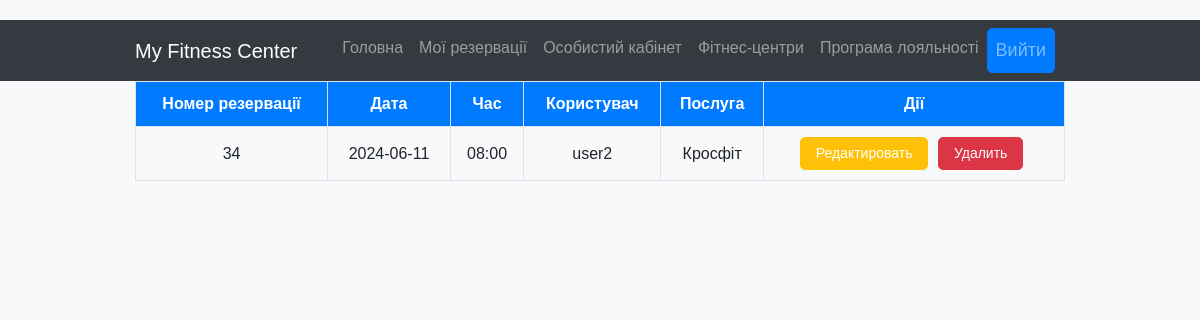
/user/reservations/33 (signed in), run on the app's committed database.
### project_package/models.py (models this page shows, shortened)
class Reservation(Base):
    __tablename__ = "reservation"
    id = Column(Integer, primary_key=True)
    user_id = Column(Integer, ForeignKey('user.id'))
    service_id = Column(Integer, ForeignKey('service.id'))
    trainer_id = Column(Integer, ForeignKey('trainer.id'))
    date = Column(String)
    time = Column(String)
    trainer = relationship('Trainer')
    user = relationship('User')
    service = relationship('Service')

class User(Base):
    __tablename__ = "user"
    id = Column(Integer, primary_key=True, autoincrement=True, unique=True)
    login = Column(String(50), unique=True, nullable=False)
    password = Column(String(50))
    birth_date = Column(String(50), default='1940-01-01', nullable=False)
    phone = Column(String(50))
    funds = Column(Integer, nullable=False, default=0)
    review = relationship('Review', back_populates='user')

class Service(Base):
    __tablename__ = "service"
    id = Column(Integer, primary_key=True)
    name = Column(String(50), unique=True, nullable=False)
    duration = Column(Integer, nullable=False)
    description = Column(String(50))
    price = Column(Integer, nullable=False)
    gym_id = Column(Integer, ForeignKey('gym.id'))
    max_attendees = Column(Integer, nullable=False)
    gym = relationship('Gym', back_populates='services')
    trainer_services = relationship('TrainerServices', back_populates='service')

### app.py (the view)
@app.route('/user/reservations/<reservation_id>', methods=['GET', 'POST'])
@login_required
def user_reservation(reservation_id):
    if request.method == 'GET':
        reservation = db_session.query(Reservation).join(User, Reservation.user_id == User.id).join(Trainer,
                                                                                                     Reservation.trainer_id == Trainer.id).join(
            Service, Reservation.service_id == Service.id).filter(User.id == session['user']['id']).first()
        return render_template('reservation.html', reservation=reservation)
    else:  # POST (DELETE, UPDATE)
        return 'update user reservation', 'delete user reservation'

### app.py (called while the page is built)
def login_required(f):
    @wraps(f)
    def wrapper(*args, **kwargs):
        if 'user' in session:
            return f(*args, **kwargs)
        else:
            return redirect('/login')
    return wrapper

### templates/reservation.html (shortened to what this page needs)
<!DOCTYPE html>
<html lang="uk">
<head>
    <link href="https://stackpath.bootstrapcdn.com/bootstrap/4.5.2/css/bootstrap.min.css" rel="stylesheet">
</head>
<body>
<nav class="navbar navbar-expand-lg navbar-dark bg-dark">
    <div class="container">
        <a class="navbar-brand" href="/">My Fitness Center</a>
        <div class="collapse navbar-collapse" id="navbarNav">
            <ul class="navbar-nav ml-auto">
                <li class="nav-item">
                    <a class="nav-link" href="/">Головна</a>
                </li>
                <li class="nav-item">
                    <a class="nav-link" href="/user/reservations">Мої резервації</a>
                </li>
                <li class="nav-item">
                    <a class="nav-link" href="/user">Особистий кабінет</a>
                </li>
                <li class="nav-item">
                    <a class="nav-link" href="/fitness_center">Фітнес-центри</a>
                </li>
                <li class="nav-item">
                    <a class="nav-link" href="/">Програма лояльності</a>
                </li>
                <li class="nav-item">
                    <a class="nav-link btn btn-primary btn-logout" href="/logout">Вийти</a>
                </li>
            </ul>
        </div>
    </div>
</nav>
<div class="container">
    <div class="row">
        <div class="col-md-12">
            <table>
                <thead>
                    <tr>
                        <th>Номер резервації</th>
                        <th>Дата</th>
                        <th>Час</th>
                        <th>Користувач</th>
                        <th>Послуга</th>
                        <th>Дії</th>
                    </tr>
                </thead>
                <tbody>
                    <tr>
                        <td>{{ reservation.id }}</td>
                        <td>{{ reservation.date }}</td>
                        <td>{{ reservation.time }}</td>
                        <td>{{ reservation.user.login }}</td>
                        <td>{{ reservation.service.name }}</td>
                        <td>
                            <a href="/user/reservations/{{ reservation.reservation_id }}/edit" class="btn btn-primary btn-edit">Редактировать</a>
                            <a href="/user/reservations/{{ reservation.reservation_id }}/delete" class="btn btn-primary btn-delete">Удалить</a>
                        </td>
                    </tr>
                </tbody>
            </table>
        </div>
    </div>
</div>
</body>
</html>

### templates/reservation.html (style rules this page uses)
body { background-color: #f8f9fa; font-family: Arial, sans-serif; padding-top: 20px; }
.container { max-width: 960px; }
table { width: 100%; border-collapse: collapse; margin-bottom: 20px; }
th, td { border: 1px solid #dee2e6; padding: 10px; text-align: center; }
th { background-color: #007bff; color: #fff; }
.btn-primary { background-color: #007bff; border-color: #007bff; border-radius: 5px; padding: 8px 20px; font-size: 18px; margin-right: 10px; }
.btn-delete, .btn-edit { padding: 5px 15px; font-size: 14px; margin-right: 5px; }
.btn-delete { background-color: #dc3545; border-color: #dc3545; }
.btn-edit { background-color: #ffc107; border-color: #ffc107; }

### data on the page
Reservation: id "34", date "2024-06-11", time "08:00"
User: user.login "user2"
Service: service.name "Кросфіт"
